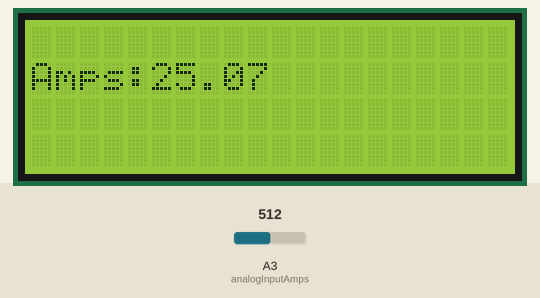
Simulated run of this sketch. Board: Arduino Uno, built with avr-gcc and run on an emulated ATmega328P. On the bench: 20×4 character LCD. The inputs (shaded band) are chosen by the test bench; at power-on: A3 (analogInputAmps) = 512.

Above: at 3.2 s.
3.3 s: A3 (analogInputAmps) set to 716
At 4.3 s:
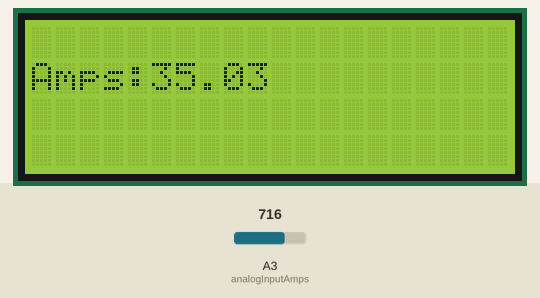
4.8 s: A3 (analogInputAmps) set to 900
At 5.9 s:
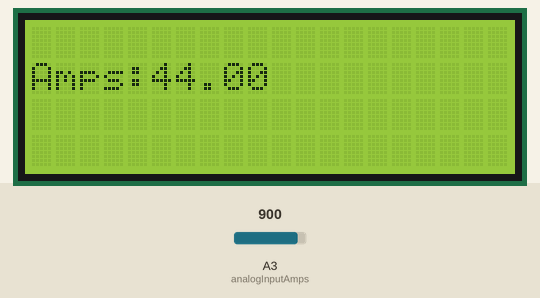
6.3 s: A3 (analogInputAmps) set to 1023
At 6.9 s:
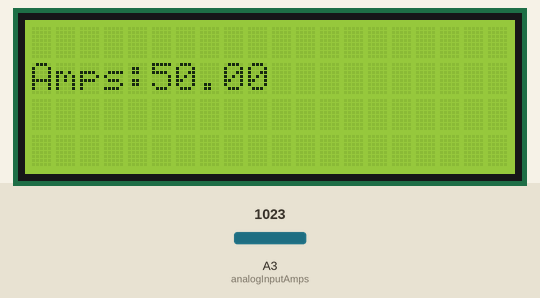
Timing chart, 0 to 9.3 s (numbered marks = the images above; inputs shaded):
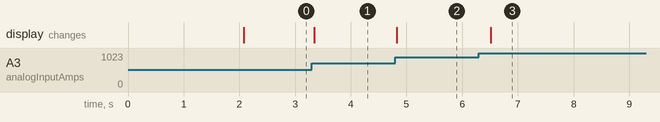

Measured:
- after the input at 3.3 s, the display: changes at once (image 1)
- after the input at 4.8 s, the display: changes at once (image 2)
- after the input at 6.3 s, the display: changes after 0.22 s (image 3)

The sketch:

test_amps.ino
```cpp
#include <Wire.h>
#include <LCD.h>
#include <LiquidCrystal_I2C.h>
LiquidCrystal_I2C  lcd(0x3F, 2, 1, 0, 4, 5, 6, 7); // 0x27 is the I2C bus address for an unmodified backpack

 int analogInputAmps = A3;

 int readAmpsADC = 0;
 float amps = 0.0;

void setup(){
   pinMode(analogInputAmps, INPUT);

 lcd.begin (20, 4); // for 16 x 2 LCD module
  lcd.setBacklightPin(3, POSITIVE);
  lcd.setBacklight(HIGH);
  {
    Wire.begin();
    Serial.begin(9600);
  }
   delay(2000);
 }

float fmap(float x, float in_min, float in_max, float out_min, float out_max) {
  return (x - in_min) * (out_max - out_min) / (in_max - in_min) + out_min;
}

void loop() {
   readAmpsADC = analogRead(analogInputAmps);
   amps = fabs(fmap(readAmpsADC, 0.0, 1023.0, 0.01, 5.0));
   amps = amps * 10;
 lcd.setCursor (0, 1);
  lcd.print("Amps:");

  lcd.setCursor (5, 1);
  lcd.print(amps);


   delay(200);

}
```
